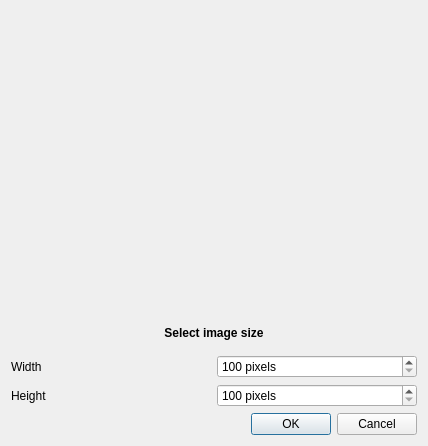
<?xml version="1.0" encoding="UTF-8"?>
<ui version="4.0">
 <class>ImageResolutionDialog</class>
 <widget class="QDialog" name="ImageResolutionDialog">
  <property name="geometry">
   <rect>
    <x>0</x>
    <y>0</y>
    <width>428</width>
    <height>446</height>
   </rect>
  </property>
  <property name="minimumSize">
   <size>
    <width>428</width>
    <height>446</height>
   </size>
  </property>
  <property name="maximumSize">
   <size>
    <width>428</width>
    <height>446</height>
   </size>
  </property>
  <property name="windowTitle">
   <string>Dialog</string>
  </property>
  <layout class="QVBoxLayout" name="verticalLayout">
   <item>
    <widget class="QLabel" name="m_imageLabel">
     <property name="minimumSize">
      <size>
       <width>0</width>
       <height>300</height>
      </size>
     </property>
     <property name="text">
      <string/>
     </property>
    </widget>
   </item>
   <item>
    <layout class="QVBoxLayout" name="verticalLayout_2">
     <item>
      <widget class="QLabel" name="title_label">
       <property name="font">
        <font>
         <weight>75</weight>
         <bold>true</bold>
        </font>
       </property>
       <property name="text">
        <string>Select image size</string>
       </property>
       <property name="alignment">
        <set>Qt::AlignCenter</set>
       </property>
      </widget>
     </item>
     <item>
      <layout class="QHBoxLayout" name="horizontalLayout_2">
       <item>
        <widget class="QLabel" name="m_width_label">
         <property name="text">
          <string>Width</string>
         </property>
        </widget>
       </item>
       <item>
        <widget class="QSpinBox" name="m_width_spinBox">
         <property name="suffix">
          <string> pixels</string>
         </property>
         <property name="minimum">
          <number>100</number>
         </property>
         <property name="maximum">
          <number>999999999</number>
         </property>
        </widget>
       </item>
      </layout>
     </item>
     <item>
      <layout class="QHBoxLayout" name="horizontalLayout">
       <item>
        <widget class="QLabel" name="m_height_label">
         <property name="text">
          <string>Height</string>
         </property>
        </widget>
       </item>
       <item>
        <widget class="QSpinBox" name="m_height_spinBox">
         <property name="suffix">
          <string> pixels</string>
         </property>
         <property name="minimum">
          <number>100</number>
         </property>
         <property name="maximum">
          <number>999999999</number>
         </property>
        </widget>
       </item>
      </layout>
     </item>
    </layout>
   </item>
   <item>
    <widget class="QDialogButtonBox" name="m_buttonBox">
     <property name="orientation">
      <enum>Qt::Horizontal</enum>
     </property>
     <property name="standardButtons">
      <set>QDialogButtonBox::Cancel|QDialogButtonBox::Ok</set>
     </property>
    </widget>
   </item>
  </layout>
 </widget>
 <resources/>
 <connections>
  <connection>
   <sender>m_buttonBox</sender>
   <signal>accepted()</signal>
   <receiver>ImageResolutionDialog</receiver>
   <slot>accept()</slot>
   <hints>
    <hint type="sourcelabel">
     <x>248</x>
     <y>254</y>
    </hint>
    <hint type="destinationlabel">
     <x>157</x>
     <y>274</y>
    </hint>
   </hints>
  </connection>
  <connection>
   <sender>m_buttonBox</sender>
   <signal>rejected()</signal>
   <receiver>ImageResolutionDialog</receiver>
   <slot>reject()</slot>
   <hints>
    <hint type="sourcelabel">
     <x>316</x>
     <y>260</y>
    </hint>
    <hint type="destinationlabel">
     <x>286</x>
     <y>274</y>
    </hint>
   </hints>
  </connection>
 </connections>
</ui>
